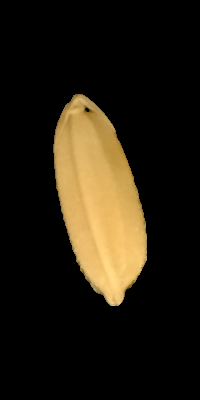
#> input picture data/NT16_S10.png, 200 x 400 px; its folder holds only this picture in this run; the run also reads 1 picture not shown here
$ jupyter execute --allow-errors Edge_Detection_solution.ipynb   (older library calls are emulated)
#> lines starting #> are read from the running program, lines starting #| are printed output that depends on the picture; after the words box and inside, x2 and y2 are one past the last pixel; in counts of white or black regions, pixels touching at a corner belong together
# Assignment 4: Edge Detection
Tổng quan: Ở bài tập này, chúng ta sẽ thực hành lập trình một số hàm để phát hiện cạnh, đường biên.

Yêu cầu thư viện: OpenCV 3.3, matplotlib

[cell 1]
from IPython.display import Image

import matplotlib.pyplot as plt
import os
import cv2
import numpy as np

## Câu 1:
Viết hàm sử dụng phương pháp gradient (bằng hàm có sẵn) và dùng toán tử  Sobel/Prewitt  để tính đạo hàm.
Sử dụng kết quả trên và Canny để phát hiện đường bao cho một ảnh bất kỳ.
Kiểm tra sự ổn định của hai phương pháp trên toàn bô số ảnh hạt thóc trong thư muc
hiện thời. Nhận xét kết quả đạt được (tỉ lệ thành công của mỗi phương pháp).

### 1.1 Sobel Edge Detection
Thư viện OpenCV cung cấp hàm cv2.Sobel() để tính đạo hàm Sobel của ảnh.

Xem thêm các tham số của hàm: https://docs.opencv.org/2.4/modules/imgproc/doc/filtering.html#sobel

Để các thuật toán phát hiện biên edge detection làm việc tốt, trước hết ta cần làm mịn ảnh để loại bớt nhiễu. Ta có thể dùng hàm cv2.GaussianBlur() để làm mịn ảnh.

Hàm cv2.Sobel() cho phép tính đạo hàm theo các hướng dọc và ngang của ảnh, để tổng hợp kết quả, ta lấy trung bình của đạo hàm theo hai hướng tại mỗi điểm ảnh.

Cuối cùng, Sobel sẽ làm nổi bật các đường biên, còn các nhiễu sẽ mờ hơn, vì vậy ta chọn ngưỡng để loại bỏ các điểm ảnh có độ sáng thấp này.

[cell 2]
def basic_sobel_edge_detection(image_path, blur_ksize=5, sobel_ksize=1, skipping_threshold=30):
    img = cv2.imread(image_path)
    gray = cv2.cvtColor(img, cv2.COLOR_BGR2GRAY)
    img_gaussian = cv2.GaussianBlur(gray,(blur_ksize,blur_ksize),0)

    #sobel
    img_sobelx = cv2.Sobel(img_gaussian,cv2.CV_8U,1,0,ksize=sobel_ksize)
    img_sobely = cv2.Sobel(img_gaussian,cv2.CV_8U,0,1,ksize=sobel_ksize)

    img_sobel = (img_sobelx + img_sobely)/2
    for i in range(img_sobel.shape[0]):
        for j in range(img_sobel.shape[1]):
            if img_sobel[i][j] < skipping_threshold:
                img_sobel[i][j] = 0
            else:
                img_sobel[i][j] = 255
    return img_sobel

Ta thử chạy hàm với một ảnh trong bộ dữ liệu và xem kết quả

[cell 3]
img_path='data/NT16_S1.png'
gray = cv2.imread(img_path,0)
#> (the rest of this cell did not finish here and is left out)

.

[cell 4]
def sobel_edge_detection(image_path, blur_ksize=7, sobel_ksize=1, skipping_threshold=30):
    img = cv2.imread(image_path)
    gray = cv2.cvtColor(img, cv2.COLOR_BGR2GRAY)
    img_gaussian = cv2.GaussianBlur(gray,(blur_ksize,blur_ksize),0)

    sobelx64f = cv2.Sobel(img_gaussian,cv2.CV_64F,1,0,ksize=sobel_ksize)
    abs_sobel64f = np.absolute(sobelx64f)
    img_sobelx = np.uint8(abs_sobel64f)

    sobely64f = cv2.Sobel(img_gaussian,cv2.CV_64F,1,0,ksize=sobel_ksize)
    abs_sobel64f = np.absolute(sobely64f)
    img_sobely = np.uint8(abs_sobel64f)

    img_sobel = (img_sobelx + img_sobely)/2
    for i in range(img_sobel.shape[0]):
        for j in range(img_sobel.shape[1]):
            if img_sobel[i][j] < skipping_threshold:
                img_sobel[i][j] = 0
            else:
                img_sobel[i][j] = 255
    return img_sobel

[cell 5]
# image_path = './data/0/CL61_S2.png'
image_path = 'data/NT16_S1.png'
gray = cv2.imread(image_path, 0)
#> (the rest of this cell did not finish here and is left out)

Lưu kết quả Sobel Edge Detection ra thư mục

[cell 6]
import glob
import os
image_dir = './data/'
save_dir = image_dir + '_sobel'
if not os.path.isdir(save_dir):
    os.mkdir(save_dir)
images=glob.glob('data/*.png')
for image_path in images:
    img_sobel = sobel_edge_detection(image_path, 7, 1, 30)
#> call 2 of sobel_edge_detection, with image_path = 'data/NT16_S10.png', blur_ksize = 7, sobel_ksize = 1, skipping_threshold = 30
#> in sobel_edge_detection, img is the input picture: shape (400, 200, 3); mean B, G, R 16, 28.8, 35.9
#> in sobel_edge_detection (call 2), `sobelx64f = cv2.Sobel(img_gaussian,cv2.CV_64F,1,0,ksize=sobel_ksize)`:
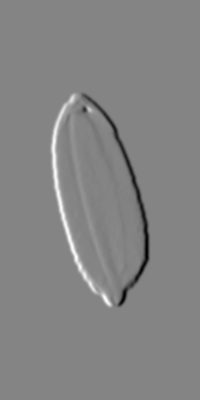
#> sobelx64f: shape (400, 200) float64; min -92, max 85, mean 0; drawn with min black and max white
#> after the loop in sobel_edge_detection (call 2), `for i in range(img_sobel.shape[0]):`:
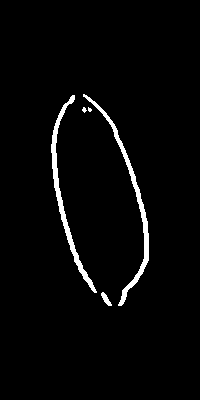
#> img_sobel: shape (400, 200) float64; 2.7% white; 5 white regions (2 under 20 px), largest, box (x1, y1, x2, y2) and area: (83, 94, 149, 306) 1061, (51, 95, 97, 293) 1013, (101, 292, 112, 306) 70
    save_path = os.path.join(save_dir, "sobel_"+ os.path.basename(image_path))
    cv2.imwrite(save_path, img_sobel)

### 1.2. Prewitt Edge Detection
Để tính đạo hàm theo toán tử Prewitt, ta có thể dùng hàm cv2.filter2D() và truyền tham số kernel theo Prewitt.

Tương tự như với toán tử Sobel, ta sẽ tính 2 trường hợp cạnh black-to-white và white-to-black rồi tính trung bình cộng 2 kết quả.

Cuối cùng đặt ngưỡng loại bỏ nhiễu.

[cell 7]
def prewitt_edge_detection(image_path, blur_ksize = 5, skipping_threshold=30):
    img = cv2.imread(image_path)
    gray = cv2.cvtColor(img, cv2.COLOR_BGR2GRAY)
    img_gaussian = cv2.GaussianBlur(gray,(blur_ksize,blur_ksize),0)

    #prewitt
    kernelx = np.array([[1,1,1],[0,0,0],[-1,-1,-1]])
    kernely = np.array([[-1,0,1],[-1,0,1],[-1,0,1]])
    img_prewittx = cv2.filter2D(img_gaussian, -1, kernelx)
    img_prewitty = cv2.filter2D(img_gaussian, -1, kernely)
    img_prewitt1 = (img_prewittx + img_prewitty)/2

    kernelx2 = np.array([[-1,-1,-1],[0,0,0],[1,1,1]])
    kernely2 = np.array([[1,0,-1],[1,0,-1],[1,0,-1]])
    img_prewittx2 = cv2.filter2D(img_gaussian, -1, kernelx2)
    img_prewitty2 = cv2.filter2D(img_gaussian, -1, kernely2)
    img_prewitt2 = (img_prewittx2 + img_prewitty2)/2

    img_prewitt = (img_prewitt1 + img_prewitt2)/2
    for i in range(img_prewitt.shape[0]):
        for j in range(img_prewitt.shape[1]):
            if img_prewitt[i][j] < skipping_threshold:
                img_prewitt[i][j] = 0
            else:
                img_prewitt[i][j] = 255
    return img_prewitt

[cell 8]
# image_path = './data/0/CL61_S2.png'
image_path = 'data/NT16_S1.png'
gray = cv2.imread(image_path, 0)
#> (the rest of this cell did not finish here and is left out)

[cell 9]
image_dir = './data/'
save_dir = image_dir + '_prewitt'
if not os.path.isdir(save_dir):
    os.mkdir(save_dir)
images=glob.glob('data/*.png')
for image_path in images:
    img_prewitt = prewitt_edge_detection(image_path, 9, 30)
#> call 2 of prewitt_edge_detection, with image_path = 'data/NT16_S10.png', blur_ksize = 9, skipping_threshold = 30
#> after the loop in prewitt_edge_detection (call 2), `for i in range(img_prewitt.shape[0]):`:
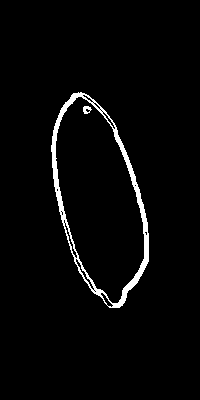
#> img_prewitt: shape (400, 200) float64; 2.9% white; 2 white regions, box (x1, y1, x2, y2) and area: (51, 92, 149, 308) 2234, (83, 106, 92, 114) 47
    save_path = os.path.join(save_dir, 'prewitt_' +os.path.basename(image_path))
    cv2.imwrite(save_path, img_prewitt)

### 1.3. Canny Edge Detection
Thư viện OpenCV cung cấp hàm cv2.Canny() để phát hiện biên bằng thuật toán Canny.

https://docs.opencv.org/2.4/modules/imgproc/doc/feature_detection.html#cv2.Canny

Tương tự như các phương pháp phát hiện biên ở trên, trước hết ta cũng dùng cv2.GaussianBlur() để làm mịn ảnh rồi chọn ngưỡng để loại bỏ nhiễu.

[cell 10]
def canny_edge_detection(image_path, blur_ksize=5, threshold1=100, threshold2=200, skipping_threshold=30):
    img = cv2.imread(image_path)
    gray = cv2.cvtColor(img, cv2.COLOR_BGR2GRAY)
    img_gaussian = cv2.GaussianBlur(gray,(blur_ksize,blur_ksize),0)

    img_canny = cv2.Canny(img_gaussian,threshold1,threshold2)
    for i in range(img_canny.shape[0]):
        for j in range(img_canny.shape[1]):
            if img_canny[i][j] < skipping_threshold:
                img_canny[i][j] = 0
    return img_canny

[cell 11]
image_path = 'data/NT16_S1.png'
gray = cv2.imread(image_path, 0)
#> (the rest of this cell did not finish here and is left out)

[cell 12]
image_dir = './data/'
save_dir = image_dir + '_canny'
if not os.path.isdir(save_dir):
    os.mkdir(save_dir)
images=glob.glob('data/*.png')
for image_path in images:
    img_canny = canny_edge_detection(image_path, 17, 100, 200, 30)
#> call 2 of canny_edge_detection, with image_path = 'data/NT16_S10.png', blur_ksize = 17, threshold1 = 100, threshold2 = 200, skipping_threshold = 30
#> in canny_edge_detection (call 2), `img_gaussian = cv2.GaussianBlur(gray,(blur_ksize,blur_ksize),0)`:
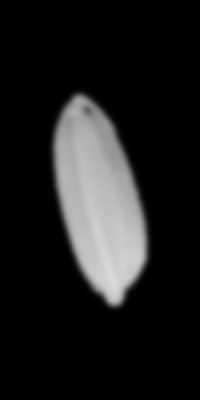
#> img_gaussian: shape (400, 200); min 0, max 216, mean 29.5
#> in canny_edge_detection (call 2), `img_canny = cv2.Canny(img_gaussian,threshold1,threshold2)`: img_canny: shape (400, 200); 0.66% white in thin lines or dots, all inside (x1, y1, x2, y2) = (53, 94, 147, 306)
    save_path = os.path.join(save_dir,"canny_"+ os.path.basename(image_path))
    cv2.imwrite(save_path, img_canny)

## Câu 3:
Đếm số pixel trên mỗi đường bao (chu vi) từ kết quả câu 2. Vẽ phân bố vể chu vi của mỗi
giống thóc (sử dụng dữ liệu của 30 ảnh). Nhận xét sự khác biệt giữa hai phân bố khi dùng kết
quả của hai phương pháp phát hiện biên tương ứng.

### Phân bố của Sobel edge detection

[cell 13]
image_dir = './data/'
list_c = []
images=glob.glob('data/*.png')
for image_path in images:
    skipping_threshold = 30
    img_sobel = sobel_edge_detection(image_path, skipping_threshold=skipping_threshold)
    chuvi = 0
    for i in range(img_sobel.shape[0]):
        for j in range(img_sobel.shape[1]):
            if img_sobel[i][j] >= skipping_threshold:
                chuvi += 1
#> after the loop, chuvi = 2176
    list_c.append(chuvi)
plt.hist(list_c, 30, [0, 4000]); plt.show()
#> (this line was passed over: IPython is not available in this run)

### Phân bố của Prewitt edge detectimon

[cell 14]
image_dir = './data/'
list_c = []
images=glob.glob('data/*.png')
for image_path in images:
    skipping_threshold = 30
    img_prewitt = prewitt_edge_detection(image_path, skipping_threshold=skipping_threshold)
#> call 3 of prewitt_edge_detection, with image_path = 'data/NT16_S10.png', blur_ksize = 5, skipping_threshold = 30
#> after the loop in prewitt_edge_detection (call 3), `for i in range(img_prewitt.shape[0]):`:
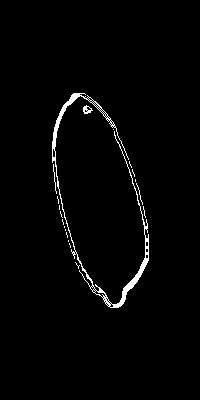
#> img_prewitt: shape (400, 200) float64; 1.8% white; 19 white regions (15 under 20 px), largest, box (x1, y1, x2, y2) and area: (52, 93, 149, 308) 1289, (83, 105, 93, 114) 48, (53, 164, 57, 194) 30, (136, 183, 143, 205) 22
    chuvi = 0
    for i in range(img_prewitt.shape[0]):
        for j in range(img_prewitt.shape[1]):
            if img_prewitt[i][j] >= skipping_threshold:
                chuvi += 1
#> after the loop, chuvi = 1471
    list_c.append(chuvi)
plt.hist(list_c, 30, [0, 4000]); plt.show()
#> (this line was passed over: IPython is not available in this run)

### Phân bố của Canny edge detection

[cell 15]
image_dir = './data/'
list_c = []
images=glob.glob('data/*.png')
for image_path in images:
    skipping_threshold = 30
    img_canny = canny_edge_detection(image_path, skipping_threshold=skipping_threshold)
    chuvi = 0
    for i in range(img_canny.shape[0]):
        for j in range(img_canny.shape[1]):
            if img_canny[i][j] >= skipping_threshold:
                chuvi += 1
#> after the loop, chuvi = 591
    list_c.append(chuvi)

plt.hist(list_c, 30, [0, 4000]); plt.show()
#> (this line was passed over: IPython is not available in this run)

## Câu 4:
Phát hiện làn đường: Dùng các phương pháp phát hiện biên ở trên để phát hiện làn đường trong các trường hợp sau

### 4.1: Làn đường thẳng

[cell 16]
Image('./lane_detection/lane1.png')

[cell 17]
image_path = './lane_detection/lane1.png'

img_sobel = sobel_edge_detection(image_path, 3, 1, 30)
#> call 4 of sobel_edge_detection, with image_path = './lane_detection/lane1.png', blur_ksize = 3, sobel_ksize = 1, skipping_threshold = 30
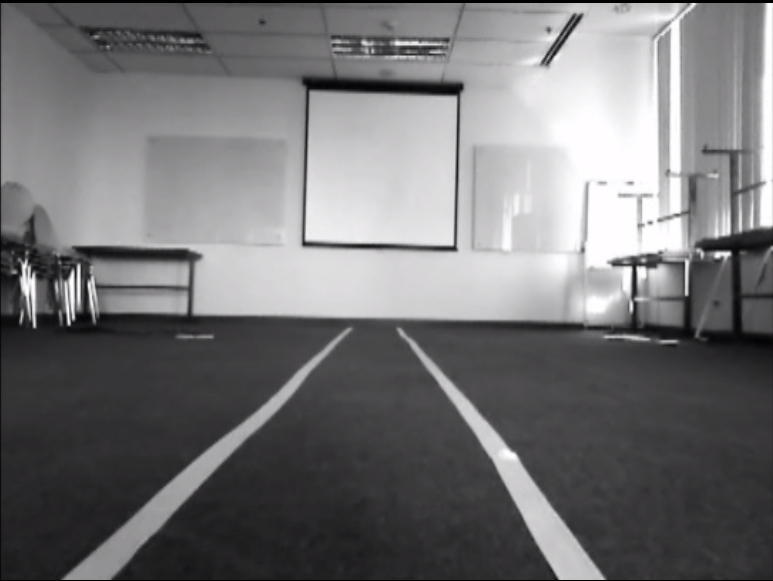
#> input picture lane_detection/lane1.png, 773 x 581 px
#> in sobel_edge_detection, img is the input picture: shape (581, 773, 3); mean B, G, R 117.4, 115.8, 117.2
#> after the loop in sobel_edge_detection (call 4), `for i in range(img_sobel.shape[0]):`:
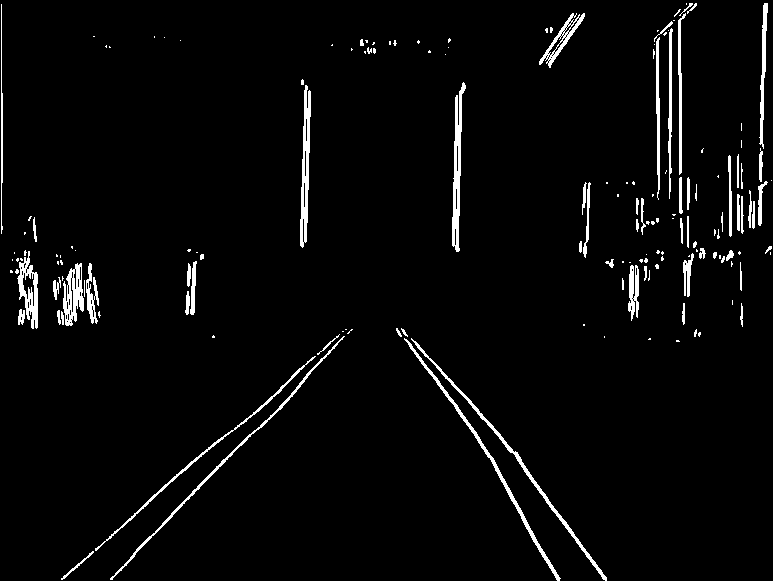
#> img_sobel: shape (581, 773) float64; 3.3% white; 163 white regions (96 under 20 px), largest, box (x1, y1, x2, y2) and area: (452, 82, 466, 252) 1026, (411, 338, 607, 581) 1026, (404, 338, 561, 581) 1018

cv2.imwrite('lane1_sobel.png', img_sobel)
Image('lane1_sobel.png')

[cell 18]
img_canny = canny_edge_detection('./lane_detection/lane1.png', 5, 70, 150, 30)
#> in canny_edge_detection (call 4), `img_canny = cv2.Canny(img_gaussian,threshold1,threshold2)`: img_canny: shape (581, 773); 2.5% white in thin lines or dots

cv2.imwrite('lane1_canny.png', img_canny)

Image('lane1_canny.png')

### 4.2: Làn đường cong

[cell 19]
Image('./lane_detection/lane2.png')

[cell 20]
image_path = './lane_detection/lane2.png'

img_sobel = sobel_edge_detection(image_path, 7, 1, 15)
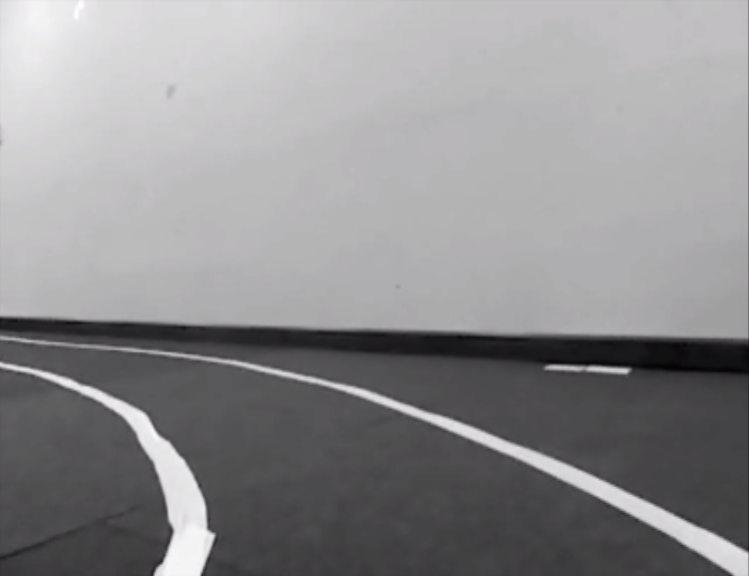
#> input picture lane_detection/lane2.png, 749 x 576 px
#> in sobel_edge_detection, img is the input picture: shape (576, 749, 3); mean B, G, R 143.5, 141.9, 143.3
#> in sobel_edge_detection (call 5), `sobelx64f = cv2.Sobel(img_gaussian,cv2.CV_64F,1,0,ksize=sobel_ksize)`:
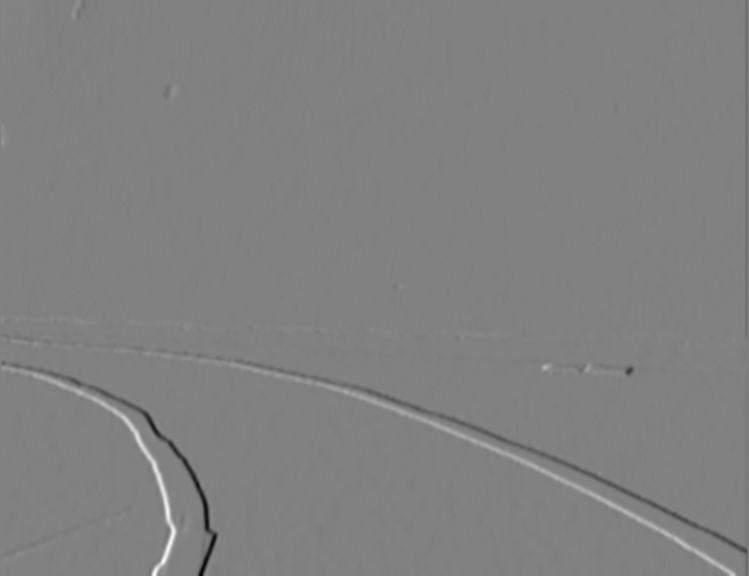
#> sobelx64f: shape (576, 749) float64; min -79, max 77, mean -0.1; drawn with min black and max white
#> after the loop in sobel_edge_detection (call 5), `for i in range(img_sobel.shape[0]):`:
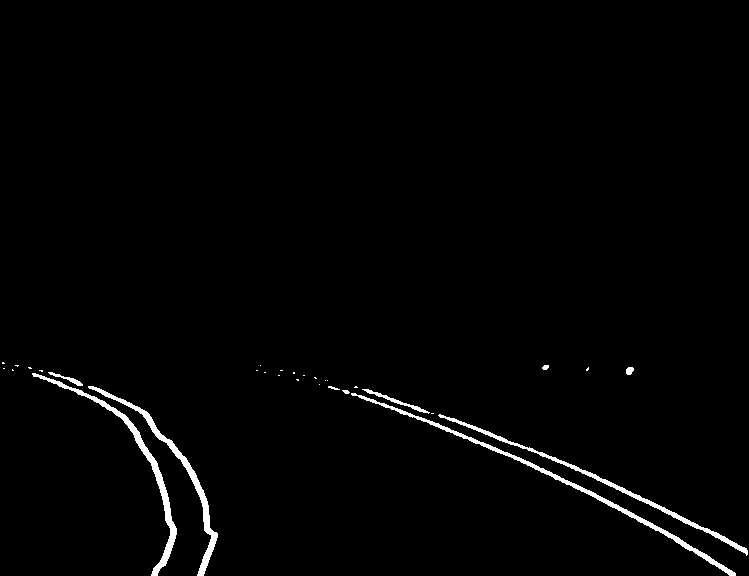
#> img_sobel: shape (576, 749) float64; 1.5% white; 31 white regions (21 under 20 px), largest, box (x1, y1, x2, y2) and area: (351, 393, 736, 576) 1729, (32, 373, 177, 576) 1557, (88, 386, 218, 576) 1434

cv2.imwrite('lane2_sobel.png', img_sobel)
Image('lane2_sobel.png')

[cell 21]
img_canny = canny_edge_detection('./lane_detection/lane2.png', 5, 70, 150, 30)

cv2.imwrite('lane2_canny.png', img_canny)

Image('lane2_canny.png')

### 4.3: Làn đường bóng, có nhiễu do phản chiếu

[cell 22]
Image('./lane_detection/lane3.png')

[cell 23]
img = cv2.imread('./lane_detection/lane3.png')
img_canny = canny_edge_detection('./lane_detection/lane3.png', 5, 70, 150, 30)
